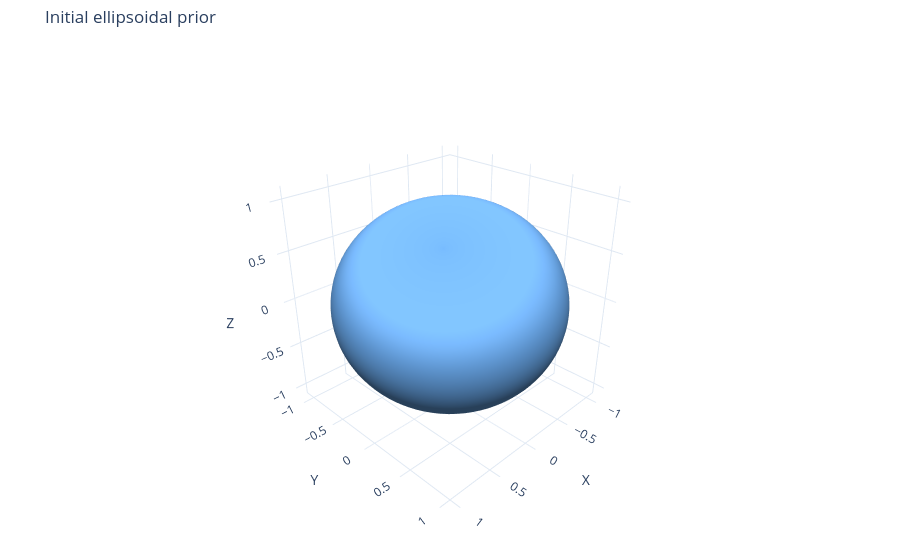
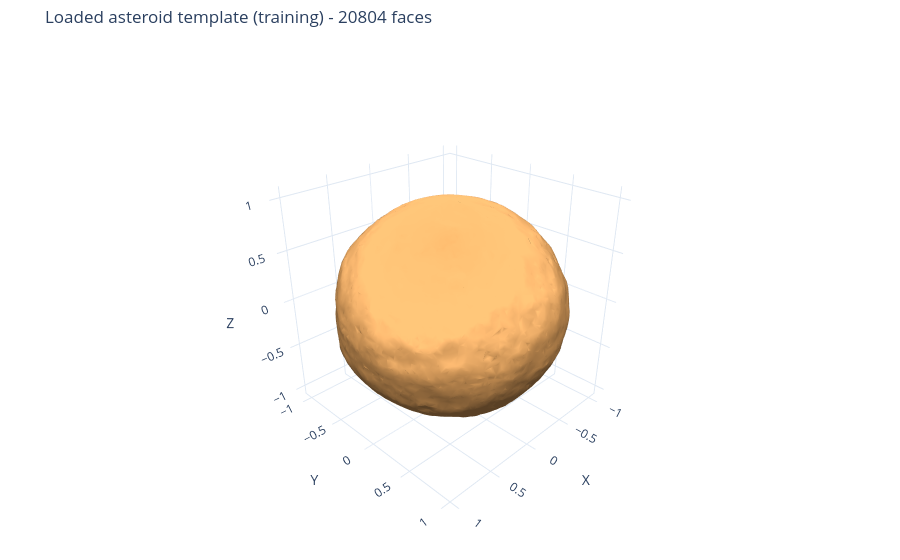

Notebook code for these charts, in order:
### Markdown cell above
### Load Asteroid Mesh

The training template is loaded directly from the asteroid STL corresponding to ASTEROID_ID (same source family as the lightcurves).

No projection to the ellipsoid is used. If needed for compute, only a mild downscaling is applied to the loaded mesh itself.

We plot the initial ellipsoidal prior next to the loaded-template mesh used for training.

### Code cell
template_bundle = load_training_template_mesh(
    asteroid_id=ASTEROID_ID,
    R_cylinder=R_CYLINDER,
    device=device,
    mesh_keep_ratio=0.15,
    max_forward_matrix_mb=800,
)

model_stl_path = template_bundle["model_stl_path"]
template_mesh_full_tm = template_bundle["template_mesh_full_tm"]
template_mesh_train_tm = template_bundle["template_mesh_train_tm"]
reduction_note = template_bundle["reduction_note"]

train_template_vertices_np = template_bundle["train_template_vertices_np"]
train_template_faces_np = template_bundle["train_template_faces_np"]
train_template_vertices = template_bundle["train_template_vertices"]
train_template_faces_t = template_bundle["train_template_faces_t"]
train_edges_np = template_bundle["train_edges_np"]
train_edge_index_np = template_bundle["train_edge_index_np"]
train_edges_t = template_bundle["train_edges_t"]
train_edge_index_t = template_bundle["train_edge_index_t"]
train_vertex_neighbors = template_bundle["train_vertex_neighbors"]
train_template_vertices_batch = template_bundle["train_template_vertices_batch"]

print(f"Loaded template mesh: {model_stl_path}")
print(
    f"Source mesh vertices/faces: {len(template_mesh_full_tm.vertices)} / {len(template_mesh_full_tm.faces)}"
)
print(
    f"Training template vertices/faces: {len(train_template_vertices_np)} / {len(train_template_faces_np)} ({reduction_note})"
)
print(f"Training template tensor shape: {tuple(train_template_vertices_batch.shape)}")

# Interactive rotatable 3D meshes (same utility as inr_forward_train.ipynb).
fig_prior_vis = plot_interactive_mesh(
    vertices=prior_vertices_np,
    faces=prior_faces_np,
    title="Initial ellipsoidal prior",
    mesh_color="#73b7ff",
    show_edges=False,
)
fig_prior_vis.show()

fig_template_vis = plot_interactive_mesh(
    vertices=train_template_vertices_np,
    faces=train_template_faces_np,
    title=f"Loaded asteroid template (training) - {len(train_template_faces_np)} faces",
    mesh_color="#ffb86b",
    show_edges=False,
)
fig_template_vis.show()

### Figure 1 — Plotly figure (JSON) as saved in the notebook; plotly's stock layout.template omitted (floating-point values rounded to 4 significant figures; data arrays with more than 128 entries replaced by an {"elided": "..."} marker saying what was removed)
{"data": [{"color": "#73b7ff", "flatshading": false, "hovertemplate": "x=%{x:.3f}<br>y=%{y:.3f}<br>z=%{z:.3f}<extra></extra>", "i": {"elided": "5120 int values"}, "j": {"elided": "5120 int values"}, "k": {"elided": "5120 int values"}, "lighting": {"ambient": 0.35, "diffuse": 0.8, "fresnel": 0.12, "roughness": 0.7, "specular": 0.35}, "lightposition": {"x": 120, "y": 200, "z": 80}, "opacity": 1, "showscale": false, "type": "mesh3d", "x": {"elided": "2562 float values"}, "y": {"elided": "2562 float values"}, "z": {"elided": "2562 float values"}}], "layout": {"margin": {"b": 0, "l": 0, "r": 0, "t": 45}, "scene": {"aspectmode": "manual", "aspectratio": {"x": 1, "y": 1, "z": 1}, "camera": {"eye": {"x": 1.65, "y": 1.65, "z": 1.25}, "projection": {"type": "perspective"}}, "xaxis": {"range": [-1.12, 1.12], "showspikes": false, "title": {"text": "X"}}, "yaxis": {"range": [-1.12, 1.12], "showspikes": false, "title": {"text": "Y"}}, "zaxis": {"range": [-1.12, 1.12], "showspikes": false, "title": {"text": "Z"}}}, "title": {"text": "Initial ellipsoidal prior"}}}

### Figure 2 — Plotly figure (JSON) as saved in the notebook; plotly's stock layout.template omitted (floating-point values rounded to 4 significant figures; data arrays with more than 128 entries replaced by an {"elided": "..."} marker saying what was removed)
{"data": [{"color": "#ffb86b", "flatshading": false, "hovertemplate": "x=%{x:.3f}<br>y=%{y:.3f}<br>z=%{z:.3f}<extra></extra>", "i": {"elided": "20804 int values"}, "j": {"elided": "20804 int values"}, "k": {"elided": "20804 int values"}, "lighting": {"ambient": 0.35, "diffuse": 0.8, "fresnel": 0.12, "roughness": 0.7, "specular": 0.35}, "lightposition": {"x": 120, "y": 200, "z": 80}, "opacity": 1, "showscale": false, "type": "mesh3d", "x": {"elided": "10404 float values"}, "y": {"elided": "10404 float values"}, "z": {"elided": "10404 float values"}}], "layout": {"margin": {"b": 0, "l": 0, "r": 0, "t": 45}, "scene": {"aspectmode": "manual", "aspectratio": {"x": 1, "y": 1, "z": 1}, "camera": {"eye": {"x": 1.65, "y": 1.65, "z": 1.25}, "projection": {"type": "perspective"}}, "xaxis": {"range": [-1.102, 1.103], "showspikes": false, "title": {"text": "X"}}, "yaxis": {"range": [-1.102, 1.102], "showspikes": false, "title": {"text": "Y"}}, "zaxis": {"range": [-1.102, 1.103], "showspikes": false, "title": {"text": "Z"}}}, "title": {"text": "Loaded asteroid template (training) - 20804 faces"}}}
